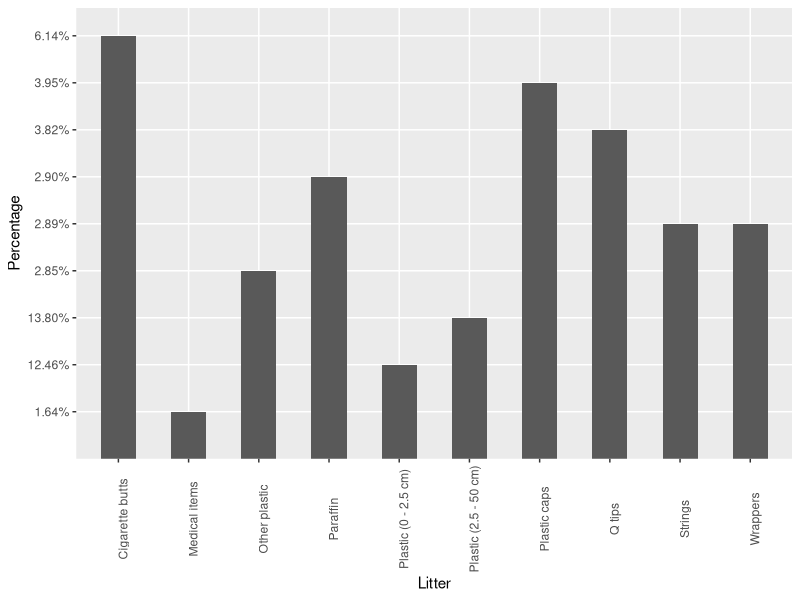

Source code (R):
## ---- chunk 1
knitr::opts_chunk$set(echo = FALSE, message = FALSE, error = FALSE, warning = FALSE)
## ---- chunk 2
library(ggplot2)
library(tidyverse)
library(readr)
## ---- chunk 3
dataset <- read.csv("plastic_debris.csv")
View(dataset)
## ---- chunk 4
ggplot(data = dataset , aes(x = Litter, y = Percentage)) + 
  geom_bar(stat = "identity", width = 0.5) +
  theme(axis.text.x = element_text(angle = 90))
labs(x = "Marine Litter Debris", y = "Percentage")
